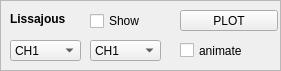
          <widget class="QFrame" name="frame_3">
           <property name="geometry">
            <rect>
             <x>10</x>
             <y>400</y>
             <width>281</width>
             <height>71</height>
            </rect>
           </property>
           <property name="frameShape">
            <enum>QFrame::StyledPanel</enum>
           </property>
           <property name="frameShadow">
            <enum>QFrame::Raised</enum>
           </property>
           <widget class="QLabel" name="label">
            <property name="geometry">
             <rect>
              <x>10</x>
              <y>10</y>
              <width>71</width>
              <height>17</height>
             </rect>
            </property>
            <property name="font">
             <font>
              <weight>75</weight>
              <bold>true</bold>
             </font>
            </property>
            <property name="text">
             <string>Lissajous </string>
            </property>
           </widget>
           <widget class="QPushButton" name="pushButton">
            <property name="geometry">
             <rect>
              <x>180</x>
              <y>10</y>
              <width>98</width>
              <height>21</height>
             </rect>
            </property>
            <property name="text">
             <string>PLOT</string>
            </property>
           </widget>
           <widget class="QCheckBox" name="Liss_show">
            <property name="geometry">
             <rect>
              <x>90</x>
              <y>10</y>
              <width>71</width>
              <height>22</height>
             </rect>
            </property>
            <property name="text">
             <string>Show</string>
            </property>
           </widget>
           <widget class="QCheckBox" name="checkBox_2">
            <property name="geometry">
             <rect>
              <x>180</x>
              <y>40</y>
              <width>91</width>
              <height>21</height>
             </rect>
            </property>
            <property name="text">
             <string>animate</string>
            </property>
           </widget>
           <widget class="QComboBox" name="Liss_x">
            <property name="geometry">
             <rect>
              <x>10</x>
              <y>40</y>
              <width>71</width>
              <height>21</height>
             </rect>
            </property>
            <item>
             <property name="text">
              <string>CH1</string>
             </property>
            </item>
            <item>
             <property name="text">
              <string>CH2</string>
             </property>
            </item>
            <item>
             <property name="text">
              <string>CH3</string>
             </property>
            </item>
            <item>
             <property name="text">
              <string>CH4</string>
             </property>
            </item>
           </widget>
           <widget class="QComboBox" name="Liss_y">
            <property name="geometry">
             <rect>
              <x>90</x>
              <y>40</y>
              <width>71</width>
              <height>21</height>
             </rect>
            </property>
            <item>
             <property name="text">
              <string>CH1</string>
             </property>
            </item>
            <item>
             <property name="text">
              <string>CH2</string>
             </property>
            </item>
            <item>
             <property name="text">
              <string>CH3</string>
             </property>
            </item>
            <item>
             <property name="text">
              <string>CH4</string>
             </property>
            </item>
           </widget>
          </widget>
